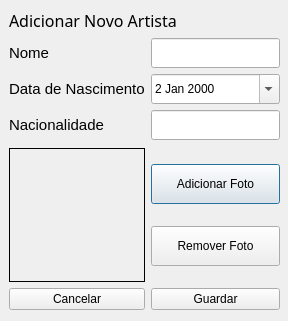
<?xml version="1.0" encoding="UTF-8"?>
<ui version="4.0">
 <class>Dialog</class>
 <widget class="QDialog" name="Dialog">
  <property name="windowModality">
   <enum>Qt::WindowModal</enum>
  </property>
  <property name="enabled">
   <bool>true</bool>
  </property>
  <property name="geometry">
   <rect>
    <x>0</x>
    <y>0</y>
    <width>288</width>
    <height>321</height>
   </rect>
  </property>
  <property name="sizePolicy">
   <sizepolicy hsizetype="Fixed" vsizetype="Fixed">
    <horstretch>0</horstretch>
    <verstretch>0</verstretch>
   </sizepolicy>
  </property>
  <property name="windowTitle">
   <string>Dialog</string>
  </property>
  <widget class="QWidget" name="">
   <property name="geometry">
    <rect>
     <x>9</x>
     <y>9</y>
     <width>271</width>
     <height>301</height>
    </rect>
   </property>
   <layout class="QGridLayout" name="gridLayout">
    <item row="0" column="1" colspan="2">
     <widget class="QLabel" name="dialog_label_name_3">
      <property name="sizePolicy">
       <sizepolicy hsizetype="Preferred" vsizetype="Fixed">
        <horstretch>0</horstretch>
        <verstretch>0</verstretch>
       </sizepolicy>
      </property>
      <property name="font">
       <font>
        <family>Yu Gothic UI Light</family>
        <pointsize>12</pointsize>
       </font>
      </property>
      <property name="text">
       <string>Adicionar Novo Artista</string>
      </property>
     </widget>
    </item>
    <item row="2" column="1">
     <widget class="QLabel" name="dialog_label_birth">
      <property name="font">
       <font>
        <pointsize>11</pointsize>
       </font>
      </property>
      <property name="text">
       <string>Data de Nascimento</string>
      </property>
     </widget>
    </item>
    <item row="2" column="2">
     <widget class="QDateEdit" name="dialog_dateEdit_birth">
      <property name="minimumSize">
       <size>
        <width>0</width>
        <height>30</height>
       </size>
      </property>
      <property name="wrapping">
       <bool>false</bool>
      </property>
      <property name="calendarPopup">
       <bool>true</bool>
      </property>
      <property name="timeSpec">
       <enum>Qt::UTC</enum>
      </property>
      <property name="date">
       <date>
        <year>2000</year>
        <month>1</month>
        <day>2</day>
       </date>
      </property>
     </widget>
    </item>
    <item row="1" column="2">
     <widget class="QLineEdit" name="dialog_lineEdit_name">
      <property name="sizePolicy">
       <sizepolicy hsizetype="Expanding" vsizetype="Preferred">
        <horstretch>0</horstretch>
        <verstretch>0</verstretch>
       </sizepolicy>
      </property>
      <property name="minimumSize">
       <size>
        <width>100</width>
        <height>30</height>
       </size>
      </property>
     </widget>
    </item>
    <item row="3" column="1">
     <widget class="QLabel" name="dialog_label_nacionality">
      <property name="font">
       <font>
        <pointsize>11</pointsize>
       </font>
      </property>
      <property name="text">
       <string>Nacionalidade</string>
      </property>
     </widget>
    </item>
    <item row="3" column="2">
     <widget class="QLineEdit" name="dialog_lineEdit_nacionality">
      <property name="sizePolicy">
       <sizepolicy hsizetype="Expanding" vsizetype="Fixed">
        <horstretch>0</horstretch>
        <verstretch>0</verstretch>
       </sizepolicy>
      </property>
      <property name="minimumSize">
       <size>
        <width>50</width>
        <height>30</height>
       </size>
      </property>
      <property name="maximumSize">
       <size>
        <width>16777215</width>
        <height>16777215</height>
       </size>
      </property>
     </widget>
    </item>
    <item row="1" column="1">
     <widget class="QLabel" name="dialog_label_name">
      <property name="sizePolicy">
       <sizepolicy hsizetype="Preferred" vsizetype="Fixed">
        <horstretch>0</horstretch>
        <verstretch>0</verstretch>
       </sizepolicy>
      </property>
      <property name="font">
       <font>
        <pointsize>11</pointsize>
       </font>
      </property>
      <property name="text">
       <string>Nome</string>
      </property>
     </widget>
    </item>
    <item row="5" column="2">
     <layout class="QVBoxLayout" name="verticalLayout">
      <item>
       <widget class="QPushButton" name="dialog_button_add_artwork">
        <property name="minimumSize">
         <size>
          <width>0</width>
          <height>40</height>
         </size>
        </property>
        <property name="text">
         <string>Adicionar Foto</string>
        </property>
       </widget>
      </item>
      <item>
       <widget class="QPushButton" name="dialog_button_add_artwork_2">
        <property name="minimumSize">
         <size>
          <width>0</width>
          <height>40</height>
         </size>
        </property>
        <property name="text">
         <string>Remover Foto</string>
        </property>
       </widget>
      </item>
     </layout>
    </item>
    <item row="6" column="1">
     <widget class="QPushButton" name="dialog_button_cancel">
      <property name="text">
       <string>Cancelar</string>
      </property>
     </widget>
    </item>
    <item row="6" column="2">
     <widget class="QPushButton" name="dialog_button_save">
      <property name="text">
       <string>Guardar</string>
      </property>
     </widget>
    </item>
    <item row="5" column="1">
     <widget class="QLabel" name="dialog_label_artwork">
      <property name="sizePolicy">
       <sizepolicy hsizetype="Expanding" vsizetype="Expanding">
        <horstretch>0</horstretch>
        <verstretch>0</verstretch>
       </sizepolicy>
      </property>
      <property name="maximumSize">
       <size>
        <width>200</width>
        <height>200</height>
       </size>
      </property>
      <property name="font">
       <font>
        <pointsize>11</pointsize>
       </font>
      </property>
      <property name="frameShape">
       <enum>QFrame::Box</enum>
      </property>
      <property name="text">
       <string/>
      </property>
      <property name="pixmap">
       <pixmap resource="icons/img.qrc">:/social.png</pixmap>
      </property>
      <property name="scaledContents">
       <bool>true</bool>
      </property>
     </widget>
    </item>
    <item row="4" column="1">
     <spacer name="verticalSpacer">
      <property name="orientation">
       <enum>Qt::Vertical</enum>
      </property>
      <property name="sizeType">
       <enum>QSizePolicy::Fixed</enum>
      </property>
      <property name="sizeHint" stdset="0">
       <size>
        <width>20</width>
        <height>2</height>
       </size>
      </property>
     </spacer>
    </item>
   </layout>
  </widget>
  <zorder></zorder>
  <zorder>dialog_label_nacionality</zorder>
  <zorder>dialog_lineEdit_nacionality</zorder>
 </widget>
 <resources>
  <include location="icons/img.qrc"/>
 </resources>
 <connections/>
</ui>
